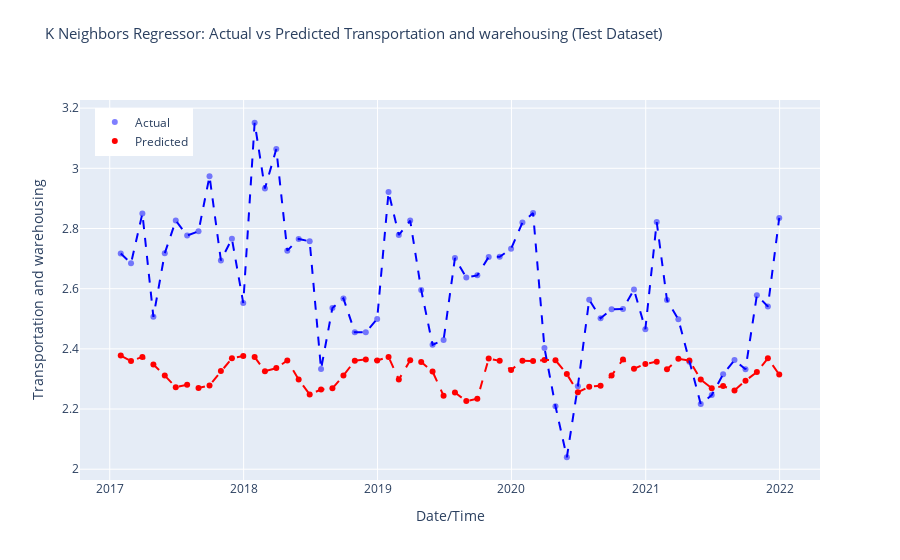

The code cell stored with this chart in its notebook:
### Code cell
# Sort predictions DataFrame by index
predictions.sort_index(inplace=True)

# Create Plotly figure
fig = make_subplots(rows=1, cols=1, shared_xaxes=True, shared_yaxes=True)

# Add scatter plot for actual values
fig.add_trace(go.Scatter(x=predictions.index, y=predictions['Transportation and warehousing'],
                         mode='markers', marker=dict(color='blue', opacity=0.5),
                         name='Actual'), row=1, col=1)

# Add scatter plot for predicted values
fig.add_trace(go.Scatter(x=predictions.index, y=predictions['prediction_label'],
                         mode='markers', marker=dict(color='red'),
                         name='Predicted'), row=1, col=1)

# Add lines for sorted actual values
fig.add_trace(go.Scatter(x=predictions.index, y=predictions['Transportation and warehousing'].sort_index(),
                         mode='lines', line=dict(color='blue', dash='dash'),
                         showlegend=False), row=1, col=1)

# Add lines for sorted predicted values
fig.add_trace(go.Scatter(x=predictions.index, y=predictions['prediction_label'].sort_index(),
                         mode='lines', line=dict(color='red', dash='dash'),
                         showlegend=False), row=1, col=1)

fig.update_layout(title_text='K Neighbors Regressor: Actual vs Predicted Transportation and warehousing (Test Dataset)',
                  title_font_size=15, title_y=0.95, 
                  xaxis_title='Date/Time', yaxis_title='Transportation and warehousing',
                  legend=dict(x=0.02, y=0.98),
                  grid=dict(rows=1, columns=1, ygap=0.2))

# Show interactive plot
fig.show()
